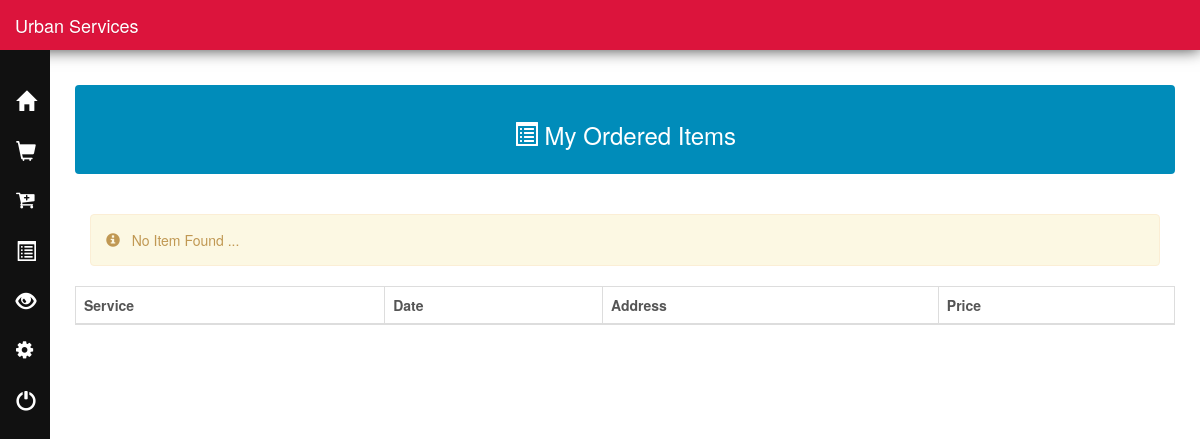
Page /Customers/orders.php (signed in) on the earlier database version.
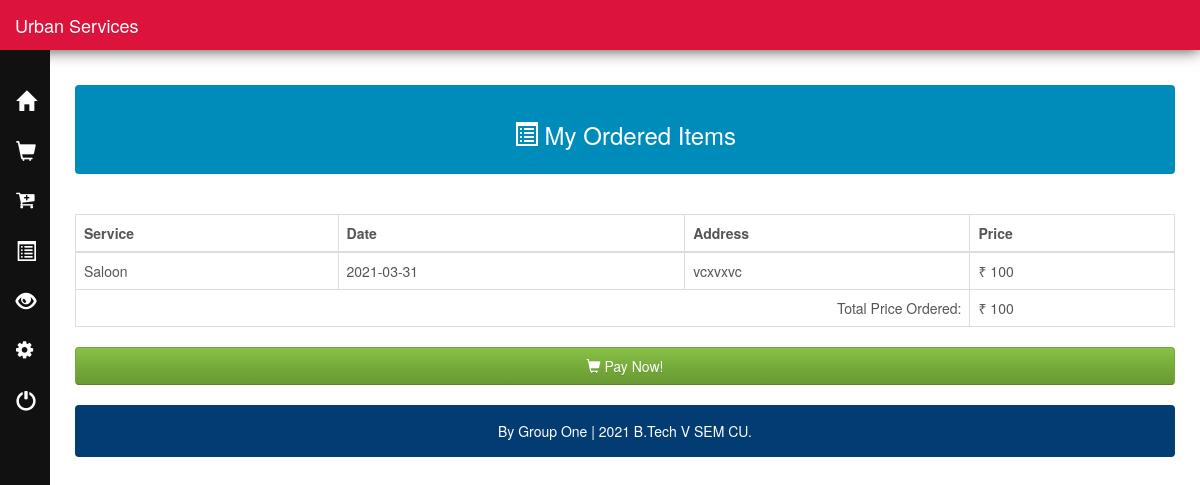
Same page on the later database version.
### tables this page shows
CREATE TABLE `orderdetails` (
  `order_id` int(10) UNSIGNED NOT NULL,
  `order_name` varchar(50) NOT NULL,
  `c_email` varchar(50) NOT NULL DEFAULT '0',
  `sp_email` varchar(50) NOT NULL DEFAULT '',
  `order_add` varchar(255) NOT NULL DEFAULT '',
  `order_price` double NOT NULL DEFAULT '0',
  `order_status` varchar(45) NOT NULL DEFAULT '',
  `order_date` date NOT NULL DEFAULT '0000-00-00',
  `payment_status` varchar(50) DEFAULT NULL
);

### Customers/orders.php (the view, shortened to what this page needs)
<?php
include("config.php");
extract($_SESSION);
$stmt_edit = $DB_con->prepare('SELECT * FROM customer WHERE c_email =:user_email');
$stmt_edit->execute(array(':user_email' => $user_email));
$edit_row = $stmt_edit->fetch(PDO::FETCH_ASSOC);
extract($edit_row);
?>
<?php
include "nav.php";?>
        <div id="page-wrapper">
            <div class="alert alert-default" style="color:white;background-color:#008CBA">
                <center>
                    <h3> <span class="glyphicon glyphicon-list-alt"></span> My Ordered Items</h3>
                </center>
            </div>
            <br />
            <div class="table-responsive">
                <table class="display table table-bordered" id="example" cellspacing="0" width="100%">
                    <thead>
                        <tr>
                            <th>Service</th>
                            <th>Date</th>
                            <th>Address</th>
                            <th>Price</th>
                        </tr>
                    </thead>
                    <tbody>
                        <?php
                        include("config.php");
                        $stmt = $DB_con->prepare("SELECT * FROM orderdetails where order_status='Ordered' and c_email='$user_email'");
                        $stmt->execute();
                        if ($stmt->rowCount() > 0) {
                            while ($row = $stmt->fetch(PDO::FETCH_ASSOC)) {
                                extract($row);
                        ?>
                                <tr>
                                    <td><?php echo $order_name; ?></td>
                                    <td><?php echo $order_date; ?> </td>
                                    <td><?php echo $order_add; ?></td>
                                    <td>&#8377; <?php echo $order_price; ?> </td>
                                </tr>
                            <?php
                            }
                            include("config.php");
                            $stmt_edit = $DB_con->prepare("select sum(order_price) as totalx from orderdetails where c_email=:user_email and order_status='Ordered'");
                            $stmt_edit->execute(array(':user_email' => $user_email));
                            $edit_row = $stmt_edit->fetch(PDO::FETCH_ASSOC);
                            extract($edit_row);
                            echo "<tr>";
                            echo "<td colspan='3' align='right'>Total Price Ordered:";
                            echo "</td>";
                            echo "<td>&#8377; " . $totalx;
                            echo "</td>";
                            echo "</tr>";
                            echo "</tbody>";
                            echo "</table>";
                            echo "<a class='btn btn-block btn-success' href='?update_id=" . $user_email . "' ><span class='glyphicon glyphicon-shopping-cart'></span> Pay Now!</a>";
                            echo "</div>";
                            echo "<br />";
                            echo '<div class="alert alert-default" style="background-color:#033c73;">       <p style="color:white;text-align:center;">
                            By Group One |  2021 B.Tech V SEM CU.</p> </div></div>';
                            echo "</div>";
                        } else {
                            ?>
                            <div class="col-xs-12">
                                <div class="alert alert-warning">
                                    <span class="glyphicon glyphicon-info-sign"></span> &nbsp; No Item Found ...
                                </div>
                            </div>
                        <?php
                        }
                        ?>
            </div>
        </div>
    </div>
</body>
</html>

Differences in the rows shown:
added orderdetails: order_name "Saloon", order_date "2021-03-31", order_add "vcxvxvc", order_price "100"
Other differences:
$totalx: (not shown) → "100"
text no longer shown: "No Item Found ..."
text now shown: "Total Price Ordered: ₹ Pay Now! By Group One | 2021 B.Tech V SEM CU."
